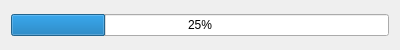
<?xml version="1.0" encoding="UTF-8"?>
<ui version="4.0">
    <class>Form</class>
    <widget class="QWidget" name="Form">
        <property name="windowModality">
            <enum>Qt::ApplicationModal</enum>
        </property>
        <property name="geometry">
            <rect>
                <x>0</x>
                <y>0</y>
                <width>400</width>
                <height>50</height>
            </rect>
        </property>
        <property name="sizePolicy">
            <sizepolicy hsizetype="Fixed" vsizetype="Fixed">
                <horstretch>0</horstretch>
                <verstretch>0</verstretch>
            </sizepolicy>
        </property>
        <property name="minimumSize">
            <size>
                <width>400</width>
                <height>50</height>
            </size>
        </property>
        <property name="maximumSize">
            <size>
                <width>400</width>
                <height>50</height>
            </size>
        </property>
        <property name="windowTitle">
            <string>Write to Device</string>
        </property>
        <layout class="QGridLayout" name="gridLayout">
            <item row="0" column="0">
                <widget class="QProgressBar" name="progressBar">
                    <property name="value">
                        <number>25</number>
                    </property>
                </widget>
            </item>
        </layout>
    </widget>
    <resources/>
    <connections/>
</ui>
